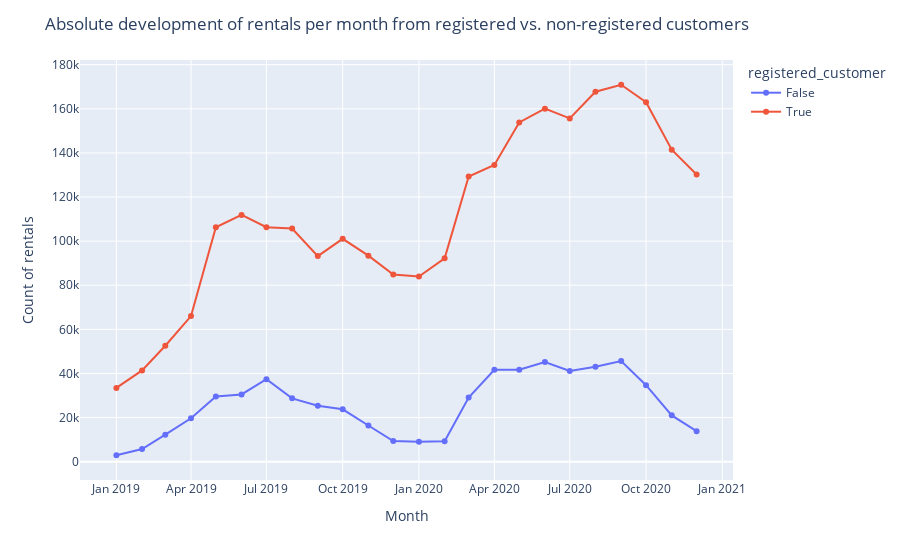

Notebook code for this chart:
### Markdown cell above
## Absolute development of rentals per month and per customer group (registered vs non-registered customers)

### Code cell
# Count rentals per month/year-combination and type of customer
df_month_year=df.groupby(["month_year","registered_customer"],as_index=False).count().sort_values(by="month_year")

# Cast period column to string column
df_month_year["month_year"]=df_month_year["month_year"].astype("str")

# Show rentals of registered vs non-registered customers per month 
fig_counts_mj_cust = px.line(df_month_year, x="month_year", y="windspeed", color="registered_customer", markers=True)
fig_counts_mj_cust.update_layout(title="Absolute development of rentals per month from registered vs. non-registered customers", xaxis_title="Month", yaxis_title="Count of rentals")

### Figure 1 — Plotly figure (JSON) as saved in the notebook; plotly's stock layout.template omitted (floating-point values rounded to 4 significant figures)
{"data": [{"hovertemplate": "registered_customer=False<br>month_year=%{x}<br>windspeed=%{y}<extra></extra>", "legendgroup": "False", "line": {"color": "#636efa", "dash": "solid"}, "marker": {"symbol": "circle"}, "mode": "lines+markers", "name": "False", "orientation": "v", "showlegend": true, "type": "scatter", "x": ["2019-01", "2019-02", "2019-03", "2019-04", "2019-05", "2019-06", "2019-07", "2019-08", "2019-09", "2019-10", "2019-11", "2019-12", "2020-01", "2020-02", "2020-03", "2020-04", "2020-05", "2020-06", "2020-07", "2020-08", "2020-09", "2020-10", "2020-11", "2020-12"], "xaxis": "x", "y": [2917, 5746, 12243, 19709, 29553, 30480, 37375, 28712, 25385, 23749, 16418, 9356, 9002, 9311, 29079, 41636, 41651, 45159, 41157, 43049, 45658, 34685, 20999, 13818], "yaxis": "y"}, {"hovertemplate": "registered_customer=True<br>month_year=%{x}<br>windspeed=%{y}<extra></extra>", "legendgroup": "True", "line": {"color": "#EF553B", "dash": "solid"}, "marker": {"symbol": "circle"}, "mode": "lines+markers", "name": "True", "orientation": "v", "showlegend": true, "type": "scatter", "x": ["2019-01", "2019-02", "2019-03", "2019-04", "2019-05", "2019-06", "2019-07", "2019-08", "2019-09", "2019-10", "2019-11", "2019-12", "2020-01", "2020-02", "2020-03", "2020-04", "2020-05", "2020-06", "2020-07", "2020-08", "2020-09", "2020-10", "2020-11", "2020-12"], "xaxis": "x", "y": [33466, 41403, 52573, 66042, 106287, 111891, 106336, 105708, 93226, 101056, 93425, 84824, 83969, 92236, 129299, 134557, 153818, 160086, 155666, 167740, 170920, 163000, 141440, 130206], "yaxis": "y"}], "layout": {"autosize": true, "legend": {"title": {"text": "registered_customer"}, "tracegroupgap": 0}, "margin": {"t": 60}, "title": {"text": "Absolute development of rentals per month from registered vs. non-registered customers"}, "xaxis": {"anchor": "y", "autorange": true, "domain": [0, 1], "range": ["2018-11-18 01:15:55.2549", "2021-01-13 22:44:04.7451"], "title": {"text": "Month"}, "type": "date"}, "yaxis": {"anchor": "x", "autorange": true, "domain": [0, 1], "range": [-10090.0, 183900.0], "title": {"text": "Count of rentals"}, "type": "linear"}}}
